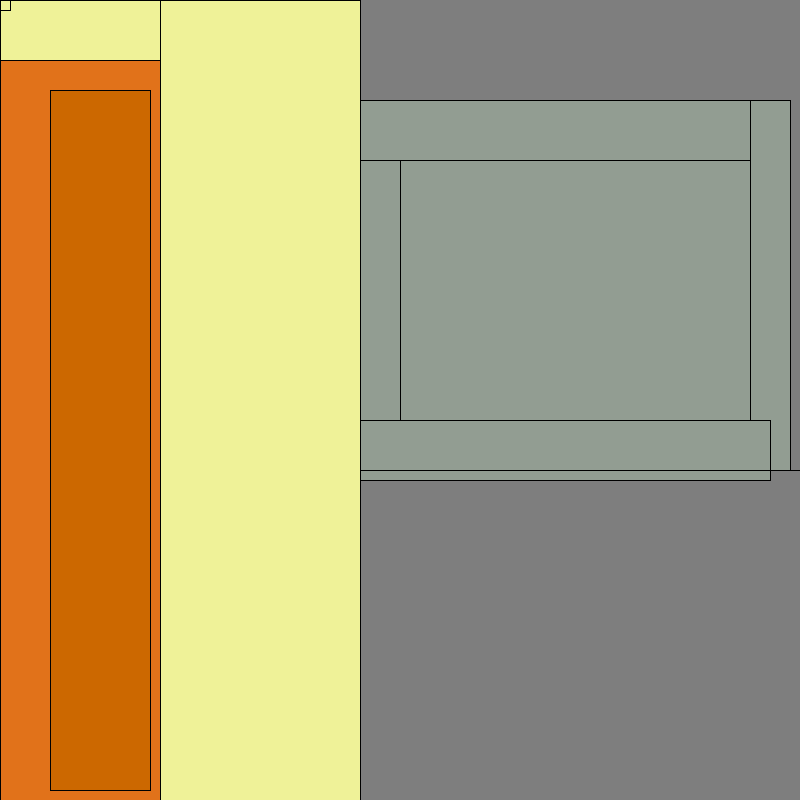
Frame 1 (no input)
Frame 60 (the mouse pressed at the canvas centre just before this capture): identical to frame 1, image omitted
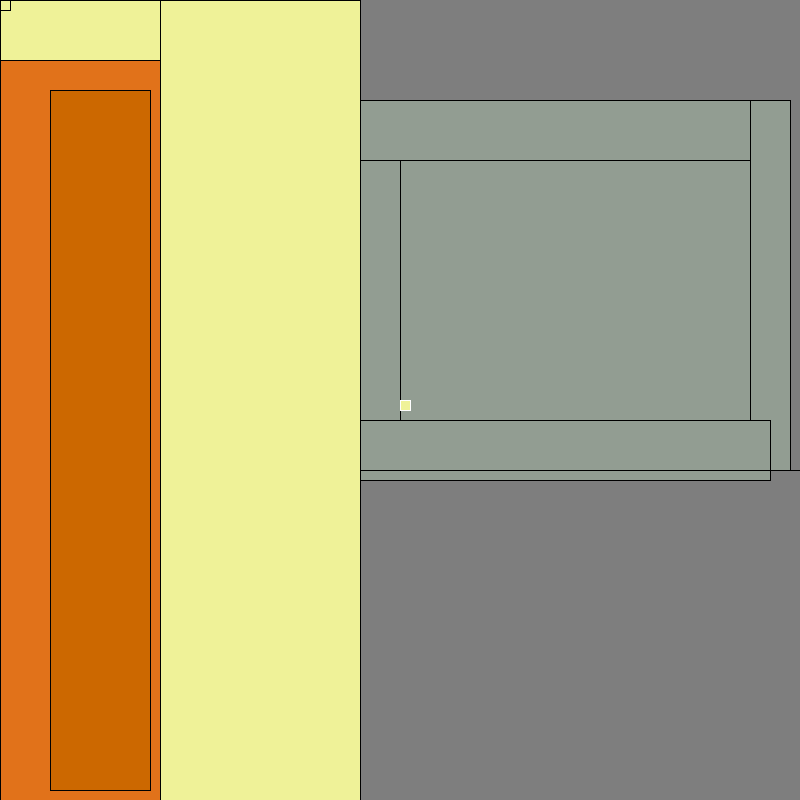
Frame 120 (the mouse held since frame 60 and released just before this capture)

The Processing sketch that drew these frames (run headless with seeded random() and noise(); from frame 60 on, the mouse is pressed at the canvas centre):

// Processing sketch: processing_3862
// ── processing_3862.pde

void setup () {
  size(800,800);
  fill(126);
  background (126);
  
color inside = color(204,104,0);
color middle = color(225,114,26);
color outside = color(239,242,152);
color lawn = color(38,252,36);
color concrete = color(146,157,146);


fill(outside);
rect(160,0,200,800);
fill(outside);
rect(0,0,160,60);
fill(middle);
rect(0,60,160,800);
fill(inside);
rect(50,90,100,700);
fill(lawn);
rect(400,160,350,270);
fill(concrete);
rect(400,160,350,270);
fill(concrete);
rect(360,160,40,270);
fill(concrete);
rect(360,100,420,60);
fill(concrete);
rect(750,100,40,370);
fill(concrete);
rect(360,420,410,60);
fill(outside);
rect(360,470,450,0);


}


void draw () {
  if(mousePressed){
    stroke(255);
  }else{
    stroke(0);
  }
  rect(mouseX,mouseY,10,10);
}



 
  
